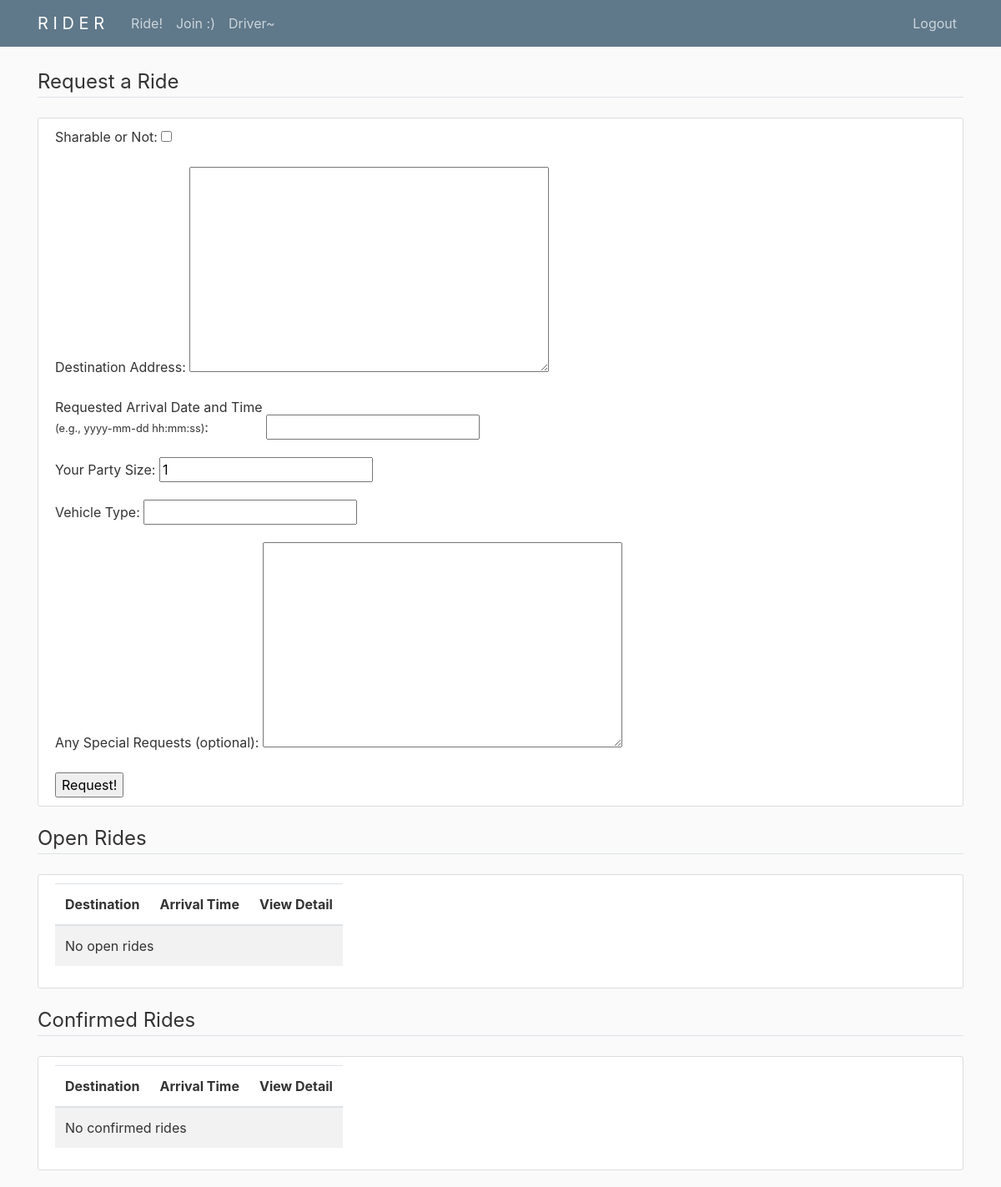
The app's page / (signed in), older data.
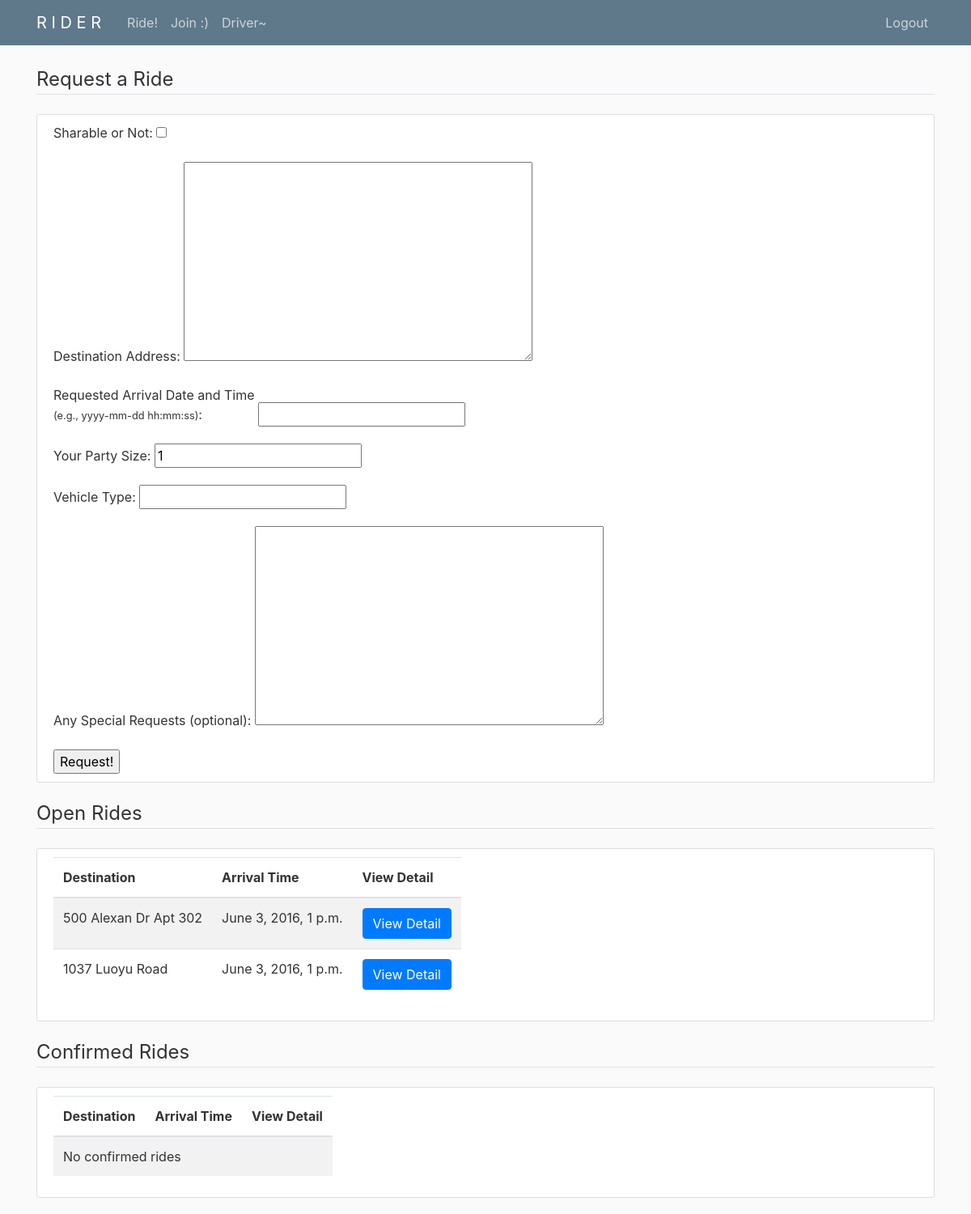
The same page, newer data.
### rider/models.py (models this page shows, shortened)
class Order(models.Model):  # Order = ride request
    STATUS_CHOICES = (
        ('O', 'Open'),
        ('C', 'Confirmed'),
        ('P', 'Completed'),
    )
    status = models.CharField(
        max_length=2, choices=STATUS_CHOICES, default='O')
    sharableTF = models.BooleanField()
    ownerID = models.ForeignKey(
        User, on_delete=models.CASCADE, related_name='ownerID')
    destAddr = models.TextField()
    reqArrvDateTime = models.DateTimeField()
    ownerPartySize = models.PositiveIntegerField(default=1)
    vehicleType = models.CharField(max_length=100, blank=True)
    specialRequest = models.TextField(blank=True)
    driverID = models.ForeignKey(
        'Driver', blank=True, on_delete=models.SET_NULL, null=True)
    sharerID = models.ForeignKey(
        User, blank=True, on_delete=models.SET_NULL, related_name='sharerID', null=True)
    sharerPartySize = models.PositiveIntegerField(blank=True, default=1)
    totalPartySize = models.PositiveIntegerField()

### rider/views.py (the view)
# urls.py: 2. Add a URL to urlpatterns:  path('', views.home, name='home')
@login_required
def home(request):
    if request.method == 'POST':
        form = OwnerOrderForm(request.POST)
        if form.is_valid():
            order = form.save(commit=False)
            order.ownerID = request.user
            order.totalPartySize = order.ownerPartySize
            order.save()
            messages.success(
                request, f'Order requested successfully!')
            return redirect('rider-home')
        messages.warning(
            request, f'Order request failed!')
    else:
        form = OwnerOrderForm()
    rides = Order.objects.filter(
        ownerID=request.user) | Order.objects.filter(sharerID=request.user)
    open_rides = rides.filter(status='O')
    confirmed_rides = rides.filter(status='C')
    return render(request, 'rider/home.html', {'form': form, 'open_rides': open_rides, 'confirmed_rides': confirmed_rides})

### rider/forms.py
class OwnerOrderForm(forms.ModelForm):
    class Meta:
        model = Order
        fields = ('sharableTF', 'destAddr', 'reqArrvDateTime',
                  'ownerPartySize', 'vehicleType', 'specialRequest')
        labels = {'sharableTF': 'Sharable or Not',
                  'destAddr': 'Destination Address',
                  'reqArrvDateTime': mark_safe('Requested Arrival Date and Time<br><small>(e.g., yyyy-mm-dd hh:mm:ss)</small>'),
                  'ownerPartySize': 'Your Party Size',
                  'vehicleType': 'Vehicle Type',
                  'specialRequest': 'Any Special Requests (optional)'}

### rider/templates/rider/home.html (shortened to what this page needs)
{% extends 'rider/base.html' %}
{% block content %}
<legend class="border-bottom mb-4">Request a Ride</legend>
<article class="media content-section">
    <div class="media-body">
        <form method="post">
            {{ form.as_p }}
            <input type="submit" value="Request!">
        </form>
    </div>
</article>
<legend class="border-bottom mb-4">Open Rides</legend>
<article class="media content-section">
    <div class="media-body">
        {% if open_rides is not None %}
            <table class="table table-striped table-hover table-responsive">
                <thead>
                    <tr>
                        <th>Destination</th>
                        <th>Arrival Time</th>
                        <th>View Detail</th>
                    </tr>
                </thead>
                <tbody>
                    {% for ride in open_rides %}
                        <tr>
                            <td>{{ ride.destAddr }}</td>
                            <td>{{ ride.reqArrvDateTime }}</td>
                            <td>
                                <form method="get" action="/ride_details">
                                    <button type="submit" class="btn btn-primary">
                                        View Detail
                                    </button>
                                </form>
                            </td>
                        </tr>
                    {% empty %}
                        <tr>
                            <td colspan="3">No open rides</td>
                        </tr>
                    {% endfor %}
                </tbody>
            </table>
        {% endif %}
    </div>
</article>
<legend class="border-bottom mb-4">Confirmed Rides</legend>
<article class="media content-section">
    <div class="media-body">
        {% if confirmed_rides is not None %}
            <table class="table table-striped table-hover table-responsive">
                <thead>
                    <tr>
                        <th>Destination</th>
                        <th>Arrival Time</th>
                        <th>View Detail</th>
                    </tr>
                </thead>
                <tbody>
                    {% for ride in confirmed_rides %}
                        <tr>
                            <td>{{ ride.destAddr }}</td>
                            <td>{{ ride.reqArrvDateTime }}</td>
                            <td>
                                <form method="get" action="/ride_details">
                                    <input type="hidden" name="rideid" value="{{ ride.id }}">
                                    <button type="submit" class="btn btn-primary">
                                        View Detail
                                    </button>
                                </form>
                            </td>
                        </tr>
                    {% empty %}
                        <tr>
                            <td colspan="3">No confirmed rides</td>
                        </tr>
                    {% endfor %}
                </tbody>
            </table>
        {% endif %}
    </div>
</article>
{% endblock %}

### rider/templates/rider/base.html (shortened to what this page needs)
{% load static %}
<!DOCTYPE html>
<html>
<head>
    <link rel="stylesheet" href="https://cdn.jsdelivr.net/npm/bootstrap@4.0.0/dist/css/bootstrap.min.css"
>
    <link rel="stylesheet" type="text/css" href="{% static 'rider/main.css' %}">
</head>
<body>
    <header class="site-header">
        <nav class="navbar navbar-expand-md navbar-dark bg-steel fixed-top">
            <div class="container">
                <a class="navbar-brand mr-4" href="{% url 'rider-home' %}">R I D E R</a>
                <div class="collapse navbar-collapse" id="navbarToggle">
                    <div class="navbar-nav mr-auto">
                        <a class="nav-item nav-link" href="{% url 'rider-home' %}">Ride!</a>
                        <a class="nav-item nav-link" href="{% url 'rider-sharer' %}">Join :)</a>
                        <a class="nav-item nav-link" href="{% url 'rider-driver' %}">Driver~</a>
                    </div>
                    <div class="navbar-nav">
                        {% if user.is_authenticated %}
                        <a class="nav-item nav-link" href="{% url 'logout' %}">Logout</a>
                        {% else %}
                        <a class="nav-item nav-link" href="{% url 'login' %}">Login</a>
                        <a class="nav-item nav-link" href="{% url 'create_account' %}">Create an Account</a>
                        {% endif %}
                    </div>
                </div>
            </div>
        </nav>
    </header>
    <main role="main" class="container">
        <div class="row">
            <div class="col-md-12">
                {% block content %}{% endblock %}
            </div>
        </div>
    </main>
</body>
</html>

### rider/static/rider/main.css (style rules this page uses)
body { background: #fafafa; color: #333333; margin-top: 5rem; }
.bg-steel { background-color: #5f788a; }
.site-header .navbar-nav .nav-link { color: #cbd5db; }
.content-section { background: #ffffff; padding: 10px 20px; border: 1px solid #dddddd; border-radius: 3px; margin-bottom: 20px; }

Row changes from the older to the newer data that the page shows:
added Order: destAddr "500 Alexan Dr Apt 302", reqArrvDateTime "June 3, 2016, 1 p.m."
added Order: destAddr "1037 Luoyu Road", reqArrvDateTime "June 3, 2016, 1 p.m."
Text that changed along with them:
text no longer shown: "No open rides"
